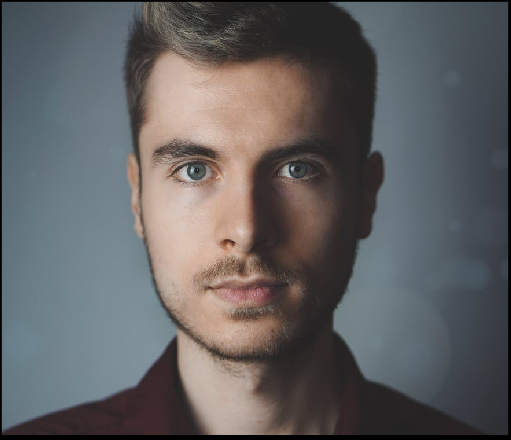
#> input picture single_face.png, 511 x 440 px, found by its file name
$ jupyter execute Neural_Networks_Keypoint_Detection_with_ORB_and_Face_Eye_Detection_using_Haar_Cascades.ipynb   (shell and % lines are left out)
#> lines starting #> are read from the running program, lines starting #| are printed output that depends on the picture; after the words box and inside, x2 and y2 are one past the last pixel; in counts of white or black regions, pixels touching at a corner belong together
<a href="https://colab.research.google.com/github/lewisjustin749/Keypoint-detection-and-Eye-and-face-detection/blob/main/Neural_Networks_Keypoint_Detection_with_ORB_and_Face_Eye_Detection_using_Haar_Cascades.ipynb" target="_parent"></a>

Colab notebook written by Justin Lewis

[cell 1]
# Load the Drive helper and mount
from google.colab import drive

# This will prompt for authorization.
drive.mount('/content/drive/')

[cell 2]
# After executing the cell above, Drive
# files will be present in "/content/drive/My Drive".

[cell 3]
# Neural Network Units

# Implement a single sigmoid neural network unit with weights of [-1.2, -1.1, 3.3, -2.1]
# Calculate the outputs for two training examples:
# Example 1: [0.9, 10.0, 3.1, 1]
# Example 2: [0.9, 2.1, 3.7, 1]
# Assuming that a sigmoid unit response >0.5 denotes a positive class and <0.5 is negative class, is example 1 positive or negative?  is example 2 positive or negative?
# z = sigma(weights * inputs)
# sigmoid activation function = 1/(1+e^z)

import numpy as np
import cv2

weights = np.array([-1.2, -1.1, 3.3, -2.1])
t1 = np.array([0.9, 10.0, 3.1, 1])
t2= np.array([0.9, 2.1, 3.7, 1])

print("Calculating output of a single sigmoid neural network unit using training example 1")

# net input to cell using training example 1
z1 = np.dot(weights,t1)

# output of cell using training example 1
exp1 = np.exp(-z1)
output1 = 1/(1+exp1)
print("Output = %f" % output1)
print("Output from training example 1 is a negative class")
print('\n')

print("Calculating output of a single sigmoid neural network unit using training example 2")

# net input to cell using training example 2
z2 = np.dot(weights,t2)

# output of cell using training example 2
exp2 = np.exp(-z2)
output2 = 1/(1+exp2)
print("Output = %f" % output2)
print("Output from training example 2 is a positive class")
print('\n')

# Create a single ReLU unit and provide the outputs for those examples.
# ReLU activation function = max(0,x)

print("Calculating output of a single ReLU unit unit using training example 1")
# maximum of 0 and net input from training example 1
x = np.maximum(0,z1)
print("Output = %f" % x)
print("Output from training example 1 is a negative class")
print('\n')

print("Calculating output of a single ReLU unit unit using training example 2")
# maximum of 0 and net input from training example 2
y = np.maximum(0,z2)
print("Output = %f" % y)
print("Output from training example 2 is a positive class")
print('\n')

# Calculate the derivative of the sigmoid with respect to net input for both examples
# Derivative of sigmoid function = sigma(z) [ 1 - sigma(z)]

print("Calculating derivative of a single sigmoid neural network unit using training example 1")
w = output1 * ( 1 - output1)
print("Derivative of sigmoid using training example 1 = %f" % w)
print("Derivative from training example 1 is a negative class")
print('\n')

print("Calculating derivative of a single sigmoid neural network unit using training example 2")
m = output2 * ( 1 - output2)
print("Derivative of sigmoid using training example 2 = %f" % m)
print("Derivative from training example 2 is a negative class")
print('\n')

# Calculate the derivative of the ReLU with respect to net input for both examples
# To calculate the derivative of the ReLU I am going to take the derivative of the outputs from the maximum functions since the derivative of the ReLU is 1 when x > 0 and 0 otherwise

def grad_relu(x):
  if x>0 :
    return 1
  else :
    return 0

print("Calculating derivative of the ReLU unit using training example 1")
print("Derivative of ReLU using training example 1 = %f" % grad_relu(x))
print("Derivative from training example 1 is a negative class")
print('\n')

print("Calculating derivative of the ReLU unit using training example 2")
print("Derivative of ReLU using training example 2 = %f" % grad_relu(y))
print("Derivative from training example 1 is a positive class")

[cell 4]
# Keypoint Detection with ORB

from google.colab.patches import cv2_imshow
import cv2
import numpy as np
from matplotlib import pyplot as plt

single_face = cv2.imread("/content/drive/My Drive/Colab Notebooks/single_face.png")
#> single_face is the input picture: shape (440, 511, 3); mean B, G, R 97.3, 96.3, 96.8
print('Original Image')
cv2_imshow(single_face)

print('\n')

print('Grayscale Image')
single_face_gray_image = cv2.cvtColor(single_face, cv2.COLOR_BGR2GRAY)
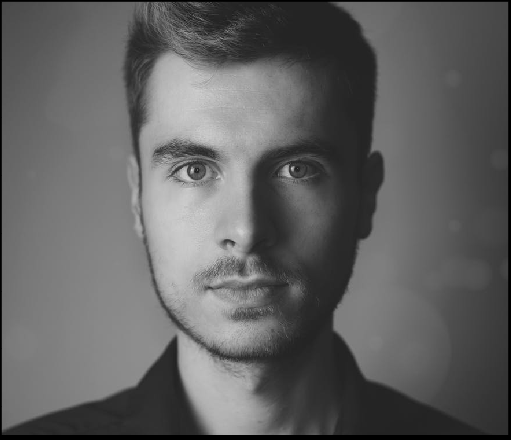
#> single_face_gray_image: shape (440, 511); min 0, max 211, mean 96.6
cv2_imshow(single_face_gray_image)

[cell 5]
orb = cv2.ORB_create()

# find the keypoints with ORB
kp = orb.detect(single_face_gray_image,None)
#> kp = 499 keypoints; strongest (x, y, size): (292, 168, 31), (184, 170, 44.6), (186, 168, 37.2), (183, 171, 53.6)

# compute the descriptors with ORB
kp, des = orb.compute(single_face_gray_image, kp)

# draw only keypoints location,not size and orientation
img2 = cv2.drawKeypoints(single_face_gray_image, kp, None, color=(255,0,0), flags= 2)
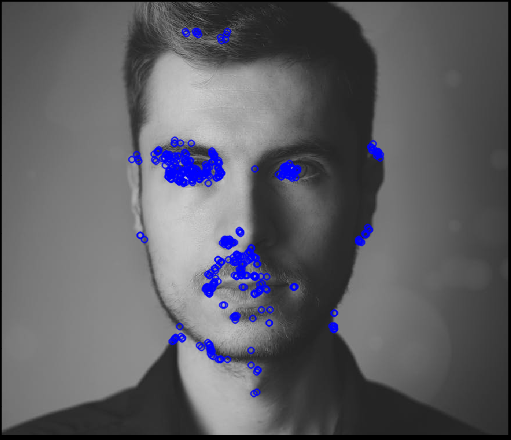
#> img2: shape (440, 511, 3); mean of channels 0, 1, 2 99.9, 94, 94; drawn as B, G, R
print("Image with Keypoints")
plt.axis("off")
plt.imshow(img2),plt.show()
print("The first 20 coordinates of the Keypoins are:")
pts = cv2.KeyPoint_convert(kp)
#> pts = 499 pairs, first value 131.3 to 379.8, second value 31 to 393.1
print(pts[:20])
#> (printed output is left out)

[cell 6]
(h, w) = single_face_gray_image.shape[:2]
#> h = 440; w = 511
center=(w/2,h/2)
#> center = (255.5, 220)
M = cv2.getRotationMatrix2D(center, 45, 1.0)
rotated = cv2.warpAffine(single_face_gray_image, M, (w, h))
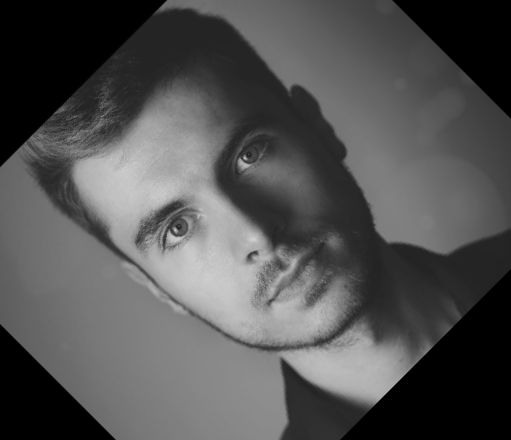
#> rotated: shape (440, 511); min 0, max 209, mean 82.7
print("Rotated by 45 degrees")
cv2_imshow(rotated)

[cell 7]
# find the keypoints and descriptors with SIFT
kp1, des1 = orb.detectAndCompute(single_face_gray_image,None)
#> kp1 has the same summary as kp
kp2, des2 = orb.detectAndCompute(rotated,None)
#> kp2 = 498 keypoints; strongest (x, y, size): (244, 157, 31), (169, 233, 37.2), (168, 233, 44.6), (169, 231, 31)

# create BFMatcher object
bf = cv2.BFMatcher(cv2.NORM_HAMMING, crossCheck=True)

# Match descriptors.
matches = bf.match(des1,des2)
#> matches = 312 matches

# Sort them in the order of their distance.
matches = sorted(matches, key = lambda x:x.distance)

# Draw first 20 matches.
img3 = cv2.drawMatches(single_face_gray_image,kp1,rotated,kp2,matches[:20],None, flags=2)
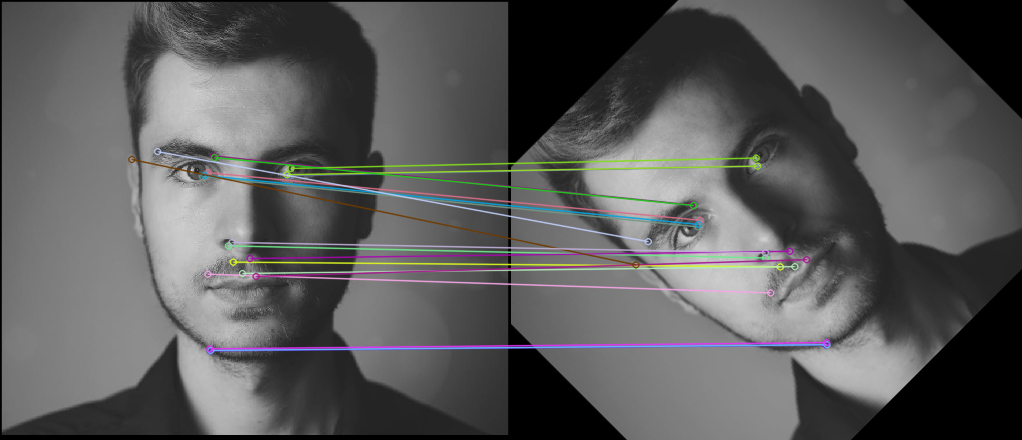
#> img3: shape (440, 1022, 3); mean of channels 0, 1, 2 91, 90.9, 91; drawn as B, G, R
plt.axis("off")
plt.imshow(img3),plt.show()

[cell 8]
# Face and Eye Detection using Haar Cascades

from google.colab.patches import cv2_imshow
import cv2
import numpy as np
from matplotlib import pyplot as plt

faces = cv2.imread("/content/drive/My Drive/Colab Notebooks/faces.jpeg")
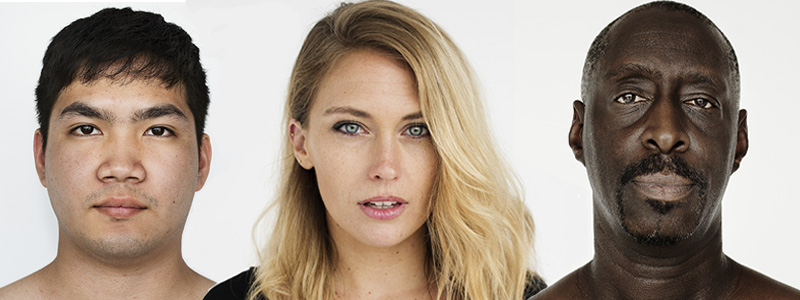
#> input picture images/faces.jpeg, 800 x 300 px, found by its file name
#> faces is the input picture: shape (300, 800, 3); mean B, G, R 140.7, 154.2, 169.2
print('Original Image')
cv2_imshow(faces)

print('\n')

print('Grayscale Image')
faces_gray = cv2.cvtColor(faces, cv2.COLOR_BGR2GRAY)
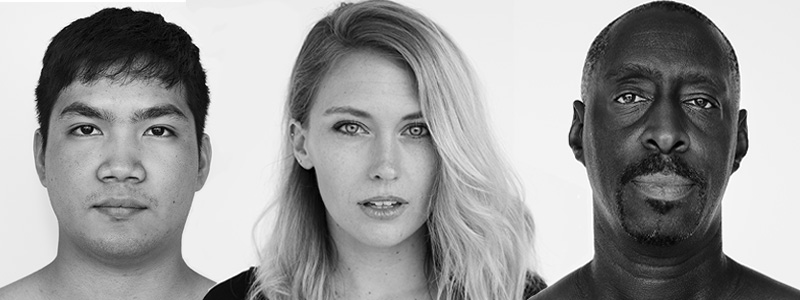
#> faces_gray: shape (300, 800); min 0, max 255, mean 157.2
cv2_imshow(faces_gray)

[cell 9]
from __future__ import print_function
import cv2
from google.colab.patches import cv2_imshow

face_cascade = cv2.CascadeClassifier("/content/drive/My Drive/Colab Notebooks/haarcascade_frontalface_default.xml")
eyes_cascade = cv2.CascadeClassifier("/content/drive/My Drive/Colab Notebooks/haarcascade_eye.xml")
faces = cv2.imread("/content/drive/My Drive/Colab Notebooks/faces.jpeg")

def detectAndDisplay(faces):
    faces_gray = cv2.cvtColor(faces, cv2.COLOR_BGR2GRAY)
    faces_gray = cv2.equalizeHist(faces_gray)
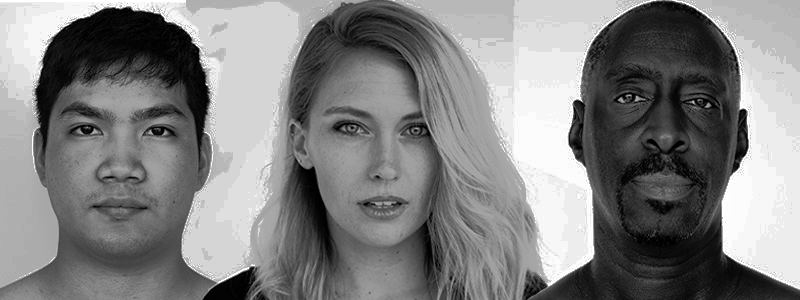
#> faces_gray: shape (300, 800); min 0, max 255, mean 129.8
    #-- Detect faces
    faces_coord = face_cascade.detectMultiScale(faces_gray)
#> faces_coord = [[297, 69, 165, 165], [34, 61, 178, 178]]
    for (x,y,w,h) in faces_coord:
        center = (x + w//2, y + h//2)
        cv2.rectangle(faces,(x,y),(x+w,y+h),(255,0,255),4)
        faceROI = faces_gray[y:y+h,x:x+w]
        #-- In each face, detect eyes
        eyes_coord = eyes_cascade.detectMultiScale(faceROI)
        for (x2,y2,w2,h2) in eyes_coord:
            eye_center = (x + x2 + w2//2, y + y2 + h2//2)
            radius = int(round((w2 + h2)*0.25))
            top_left_corner = x + x2 + w2//2-(radius),y + y2 + h2//2-(radius)
            bottom_right_corner = x + x2 + w2//2+(radius),y + y2 + h2//2+(radius)
            cv2.rectangle(faces,top_left_corner,bottom_right_corner,(255,0,0),4)
#> this loop made 2 passes
#> (x, y, w, h, center) on pass 1: (297, 69, 165, 165, (379, 151))
#> (x, y, w, h, center, eyes_coord) on pass 2: (34, 61, 178, 178, (123, 150), [[29, 46, 44, 44], [104, 51, 40, 40]])
#> pass 1, in detectAndDisplay, `faceROI = faces_gray[y:y+h,x:x+w]`:
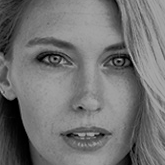
#> faceROI: shape (165, 165); min 0, max 170, mean 114.1
#> pass 2, in detectAndDisplay, `faceROI = faces_gray[y:y+h,x:x+w]`:
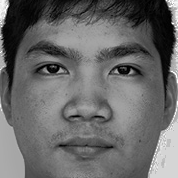
#> faceROI: shape (178, 178); min 0, max 255, mean 104.2
#> after the loop:
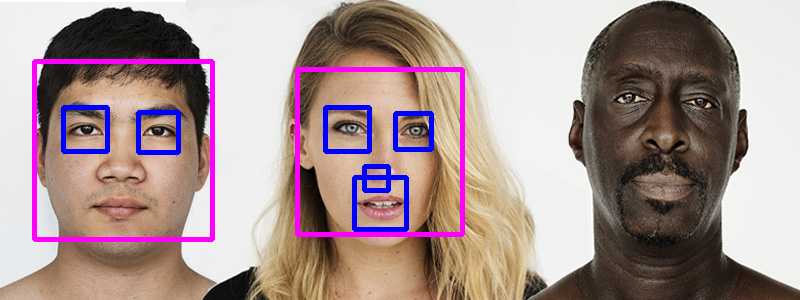
#> faces: shape (300, 800, 3); 4.8% of pixels changed, all inside (x1, y1, x2, y2) = (32, 59, 465, 242)
    cv2_imshow(faces)

detectAndDisplay(faces)
